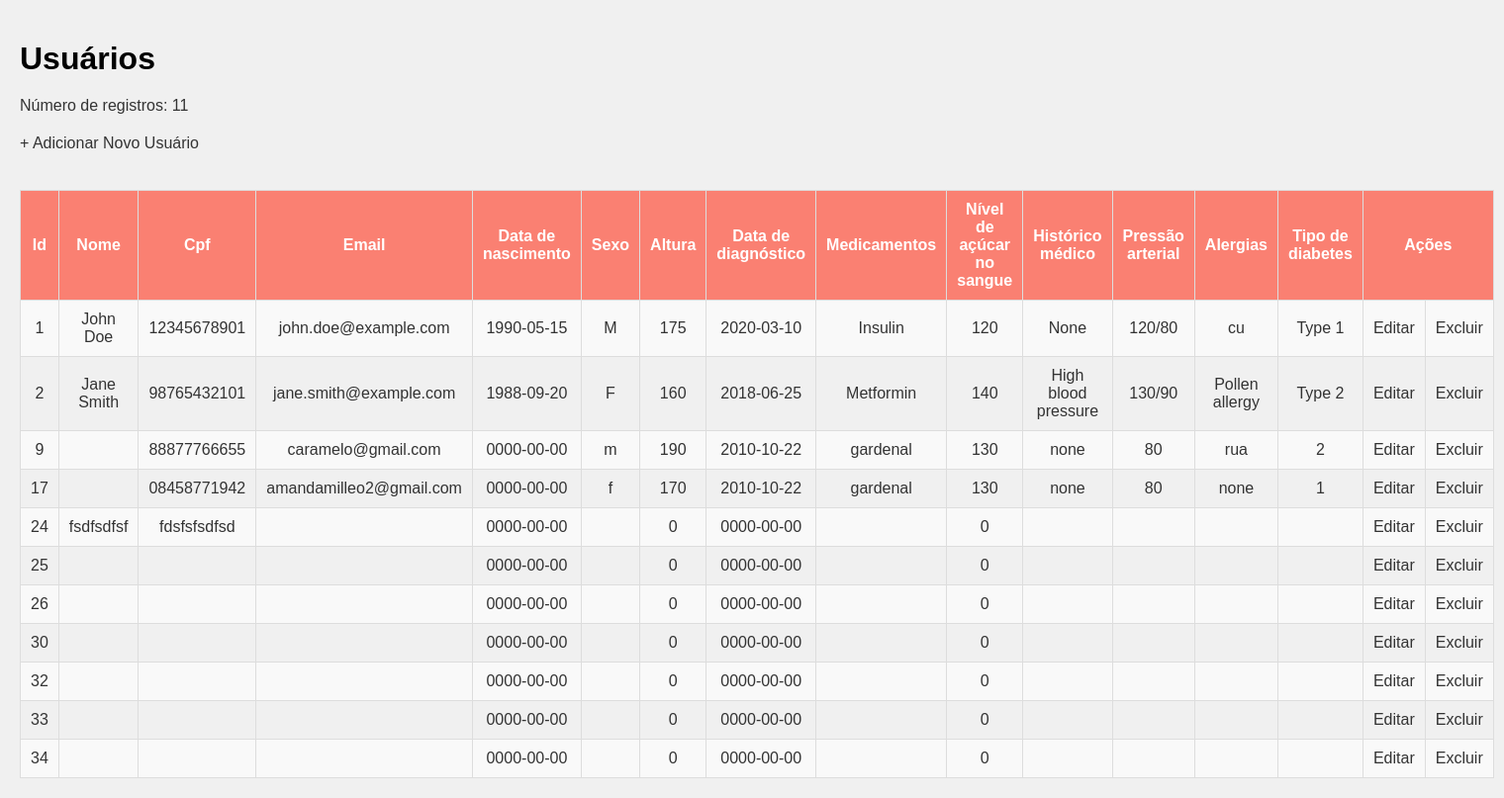
Page /banco.php on the committed database.
### tables this page shows
CREATE TABLE `usuario` (
  `id` int(11) NOT NULL,
  `nome` varchar(255) NOT NULL,
  `email` varchar(255) NOT NULL,
  `cpf` varchar(11) NOT NULL,
  `data_nascimento` date NOT NULL,
  `sexo` char(1) NOT NULL,
  `tipo_diabetes` varchar(255) NOT NULL,
  `data_diagnostico` date NOT NULL,
  `nivel_acucar_sangue` float NOT NULL,
  `peso` float NOT NULL,
  `altura` float NOT NULL,
  `pressao_arterial` varchar(255) DEFAULT NULL,
  `historico_medico` varchar(255) NOT NULL,
  `medicamentos` varchar(255) NOT NULL,
  `alergias` varchar(255) NOT NULL
);

### banco.php (the view, shortened to what this page needs)
<!DOCTYPE html>
<html lang="en">
<head>
</head>
<body>
    <?php
    include("connection.php");
    $sql    = "SELECT * FROM usuario";
    $result = $conn->query($sql);
    ?>
    <h1>Usuários</h1>
    <p>Número de registros: <?php echo $result->num_rows ?></p>
    <a href="usu_cad.php">+ Adicionar Novo Usuário</a><br><br>
    <table>
        <tr>
            <th>Id</th>
            <th>Nome</th>
            <th>Cpf</th>
            <th>Email</th>
            <th>Data de nascimento</th>
            <th>Sexo</th>
            <th>Altura</th>
            <th>Data de diagnóstico</th>
            <th>Medicamentos</th>
            <th>Nível de açúcar no sangue</th>
            <th>Histórico médico</th>
            <th>Pressão arterial</th>
            <th>Alergias</th>
            <th>Tipo de diabetes</th>
            <th colspan="2">Ações</th>
        </tr>
        <?php
        if ($result->num_rows > 0) {
            while ($row = $result->fetch_assoc()) {
        ?>
        <tr>
            <td><a href="usuarios.php?id=<?php echo $row["id"] ?>"><?php echo $row["id"] ?></a></td>
            <td><?php echo $row["nome"] ?></td>
            <td><?php echo $row["cpf"] ?></td>
            <td><?php echo $row["email"] ?></td>
            <td><?php echo $row["data_nascimento"] ?></td>
            <td><?php echo $row["sexo"] ?></td>
            <td><?php echo $row["altura"] ?></td>
            <td><?php echo $row["data_diagnostico"] ?></td>
            <td><?php echo $row["medicamentos"] ?></td>
            <td><?php echo $row["nivel_acucar_sangue"] ?></td>
            <td><?php echo $row["historico_medico"] ?></td>
            <td><?php echo $row["pressao_arterial"] ?></td>
            <td><?php echo $row["alergias"] ?></td>
            <td><?php echo $row["tipo_diabetes"] ?></td>
            <td><a href="usu_edit.php?id=<?php echo $row["id"] ?>">Editar</a></td>
            <td><a href="usu_excluir.php?id=<?php echo $row["id"] ?>">Excluir</a></td>
        </tr>
        <?php
            }
        } else {
        ?>
        <tr>
            <td colspan="15">Não há registros nesta tabela a exibir</td>
        </tr>
        <?php
        }
        ?>
    </table>
</body>
</html>

### banco.php (style rules this page uses)
body { background-color: #f0f0f0; color: #333; font-family: Arial, sans-serif; margin: 0; padding: 20px; }
h1 { color: black; margin-bottom: 20px; }
p { margin-bottom: 20px; }
a { color: #333; text-decoration: none; }
table { width: 100%; border-collapse: collapse; margin-top: 20px; }
th, td { border: 1px solid #ddd; padding: 10px; text-align: center; }
th { background-color: #fa8072; color: white; }
tr:nth-child(even) { background-color: #f9f9f9; }
td a { color: #333; }

### rows in the picture
usuario: id "1", nome "John Doe", cpf "12345678901", email "john.doe@example.com", data_nascimento "1990-05-15", sexo "M", altura "175", data_diagnostico "2020-03-10", medicamentos "Insulin", nivel_acucar_sangue "120", historico_medico "None", pressao_arterial "120/80", alergias "cu", tipo_diabetes "Type 1"
usuario: id "2", nome "Jane Smith", cpf "98765432101", email "jane.smith@example.com", data_nascimento "1988-09-20", sexo "F", altura "160", data_diagnostico "2018-06-25", medicamentos "Metformin", nivel_acucar_sangue "140", historico_medico "High blood pressure", pressao_arterial "130/90", alergias "Pollen allergy", tipo_diabetes "Type 2"
usuario: id "9", cpf "88877766655", email "caramelo@gmail.com", data_nascimento "0000-00-00", sexo "m", altura "190", data_diagnostico "2010-10-22", medicamentos "gardenal", nivel_acucar_sangue "130", historico_medico "none", pressao_arterial "80", alergias "rua", tipo_diabetes "2"
usuario: id "17", cpf "08458771942", email "amandamilleo2@gmail.com", data_nascimento "0000-00-00", sexo "f", altura "170", data_diagnostico "2010-10-22", medicamentos "gardenal", nivel_acucar_sangue "130", historico_medico "none", pressao_arterial "80", alergias "none", tipo_diabetes "1"
usuario: id "24", nome "fsdfsdfsf", cpf "fdsfsfsdfsd", data_nascimento "0000-00-00", altura "0", data_diagnostico "0000-00-00", nivel_acucar_sangue "0"
usuario: id "25", data_nascimento "0000-00-00", altura "0", data_diagnostico "0000-00-00", nivel_acucar_sangue "0"
usuario: id "26", data_nascimento "0000-00-00", altura "0", data_diagnostico "0000-00-00", nivel_acucar_sangue "0"
usuario: id "30", data_nascimento "0000-00-00", altura "0", data_diagnostico "0000-00-00", nivel_acucar_sangue "0"
usuario: id "32", data_nascimento "0000-00-00", altura "0", data_diagnostico "0000-00-00", nivel_acucar_sangue "0"
usuario: id "33", data_nascimento "0000-00-00", altura "0", data_diagnostico "0000-00-00", nivel_acucar_sangue "0"
usuario: id "34", data_nascimento "0000-00-00", altura "0", data_diagnostico "0000-00-00", nivel_acucar_sangue "0"

### other values in the picture
$result->num_rows "11"
